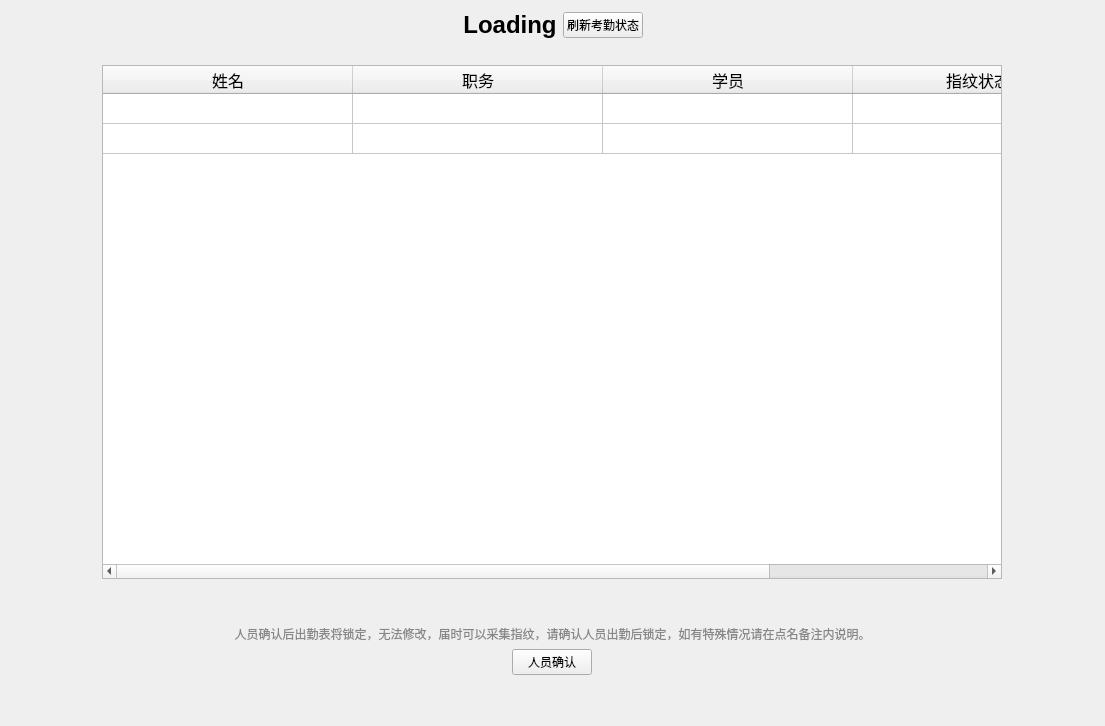
<?xml version="1.0" encoding="UTF-8"?>
<ui version="4.0">
 <class>DisplayWorker</class>
 <widget class="QWidget" name="DisplayWorker">
  <property name="geometry">
   <rect>
    <x>0</x>
    <y>0</y>
    <width>1105</width>
    <height>726</height>
   </rect>
  </property>
  <property name="windowTitle">
   <string>Form</string>
  </property>
  <layout class="QHBoxLayout" name="horizontalLayout_2">
   <item>
    <layout class="QVBoxLayout" name="verticalLayout">
     <item>
      <layout class="QHBoxLayout" name="horizontalLayout">
       <item>
        <spacer name="horizontalSpacer">
         <property name="orientation">
          <enum>Qt::Horizontal</enum>
         </property>
         <property name="sizeHint" stdset="0">
          <size>
           <width>40</width>
           <height>20</height>
          </size>
         </property>
        </spacer>
       </item>
       <item alignment="Qt::AlignHCenter|Qt::AlignVCenter">
        <widget class="QLabel" name="label">
         <property name="font">
          <font>
           <pointsize>18</pointsize>
          </font>
         </property>
         <property name="text">
          <string>&lt;html&gt;&lt;head/&gt;&lt;body&gt;&lt;p&gt;&lt;span style=&quot; font-size:18pt; font-weight:600;&quot;&gt;Loading&lt;/span&gt;&lt;/p&gt;&lt;/body&gt;&lt;/html&gt;</string>
         </property>
         <property name="alignment">
          <set>Qt::AlignCenter</set>
         </property>
         <property name="margin">
          <number>10</number>
         </property>
        </widget>
       </item>
       <item>
        <widget class="QPushButton" name="pushButton">
         <property name="text">
          <string>刷新考勤状态</string>
         </property>
        </widget>
       </item>
       <item>
        <spacer name="horizontalSpacer_2">
         <property name="orientation">
          <enum>Qt::Horizontal</enum>
         </property>
         <property name="sizeHint" stdset="0">
          <size>
           <width>40</width>
           <height>20</height>
          </size>
         </property>
        </spacer>
       </item>
      </layout>
     </item>
     <item alignment="Qt::AlignHCenter|Qt::AlignVCenter">
      <widget class="QLabel" name="informationLabel">
       <property name="text">
        <string/>
       </property>
      </widget>
     </item>
     <item alignment="Qt::AlignHCenter">
      <widget class="QTableWidget" name="tableWidget">
       <property name="minimumSize">
        <size>
         <width>900</width>
         <height>0</height>
        </size>
       </property>
       <property name="maximumSize">
        <size>
         <width>1200</width>
         <height>16777215</height>
        </size>
       </property>
       <property name="font">
        <font>
         <pointsize>12</pointsize>
         <weight>50</weight>
         <bold>false</bold>
        </font>
       </property>
       <property name="focusPolicy">
        <enum>Qt::NoFocus</enum>
       </property>
       <property name="layoutDirection">
        <enum>Qt::LeftToRight</enum>
       </property>
       <property name="verticalScrollBarPolicy">
        <enum>Qt::ScrollBarAsNeeded</enum>
       </property>
       <property name="horizontalScrollBarPolicy">
        <enum>Qt::ScrollBarAlwaysOn</enum>
       </property>
       <property name="editTriggers">
        <set>QAbstractItemView::NoEditTriggers</set>
       </property>
       <property name="selectionBehavior">
        <enum>QAbstractItemView::SelectRows</enum>
       </property>
       <property name="textElideMode">
        <enum>Qt::ElideMiddle</enum>
       </property>
       <property name="showGrid">
        <bool>true</bool>
       </property>
       <property name="gridStyle">
        <enum>Qt::SolidLine</enum>
       </property>
       <property name="sortingEnabled">
        <bool>false</bool>
       </property>
       <property name="rowCount">
        <number>2</number>
       </property>
       <attribute name="horizontalHeaderVisible">
        <bool>true</bool>
       </attribute>
       <attribute name="horizontalHeaderCascadingSectionResizes">
        <bool>true</bool>
       </attribute>
       <attribute name="horizontalHeaderDefaultSectionSize">
        <number>250</number>
       </attribute>
       <attribute name="horizontalHeaderStretchLastSection">
        <bool>true</bool>
       </attribute>
       <attribute name="verticalHeaderVisible">
        <bool>false</bool>
       </attribute>
       <attribute name="verticalHeaderCascadingSectionResizes">
        <bool>false</bool>
       </attribute>
       <attribute name="verticalHeaderShowSortIndicator" stdset="0">
        <bool>false</bool>
       </attribute>
       <row/>
       <row/>
       <column>
        <property name="text">
         <string>姓名</string>
        </property>
        <property name="textAlignment">
         <set>AlignCenter</set>
        </property>
       </column>
       <column>
        <property name="text">
         <string>职务</string>
        </property>
       </column>
       <column>
        <property name="text">
         <string>学员</string>
        </property>
       </column>
       <column>
        <property name="text">
         <string>指纹状态</string>
        </property>
        <property name="textAlignment">
         <set>AlignCenter</set>
        </property>
       </column>
       <item row="0" column="0">
        <property name="text">
         <string/>
        </property>
       </item>
       <item row="0" column="1">
        <property name="text">
         <string/>
        </property>
       </item>
       <item row="0" column="2">
        <property name="text">
         <string/>
        </property>
       </item>
       <item row="1" column="2">
        <property name="text">
         <string/>
        </property>
        <property name="textAlignment">
         <set>AlignCenter</set>
        </property>
       </item>
      </widget>
     </item>
     <item>
      <spacer name="verticalSpacer">
       <property name="orientation">
        <enum>Qt::Vertical</enum>
       </property>
       <property name="sizeType">
        <enum>QSizePolicy::Fixed</enum>
       </property>
       <property name="sizeHint" stdset="0">
        <size>
         <width>20</width>
         <height>40</height>
        </size>
       </property>
      </spacer>
     </item>
     <item>
      <widget class="QLabel" name="label_2">
       <property name="font">
        <font>
         <pointsize>9</pointsize>
        </font>
       </property>
       <property name="styleSheet">
        <string notr="true">color: rgb(135, 135, 135)</string>
       </property>
       <property name="text">
        <string>人员确认后出勤表将锁定，无法修改，届时可以采集指纹，请确认人员出勤后锁定，如有特殊情况请在点名备注内说明。</string>
       </property>
       <property name="scaledContents">
        <bool>false</bool>
       </property>
       <property name="alignment">
        <set>Qt::AlignCenter</set>
       </property>
      </widget>
     </item>
     <item alignment="Qt::AlignHCenter">
      <widget class="QPushButton" name="BeginButton">
       <property name="sizePolicy">
        <sizepolicy hsizetype="Expanding" vsizetype="Fixed">
         <horstretch>0</horstretch>
         <verstretch>0</verstretch>
        </sizepolicy>
       </property>
       <property name="maximumSize">
        <size>
         <width>150</width>
         <height>16777215</height>
        </size>
       </property>
       <property name="text">
        <string>人员确认</string>
       </property>
      </widget>
     </item>
     <item>
      <spacer name="verticalSpacer_2">
       <property name="orientation">
        <enum>Qt::Vertical</enum>
       </property>
       <property name="sizeType">
        <enum>QSizePolicy::Fixed</enum>
       </property>
       <property name="sizeHint" stdset="0">
        <size>
         <width>20</width>
         <height>40</height>
        </size>
       </property>
      </spacer>
     </item>
    </layout>
   </item>
  </layout>
 </widget>
 <resources>
  <include location="../logo.qrc"/>
 </resources>
 <connections/>
</ui>
